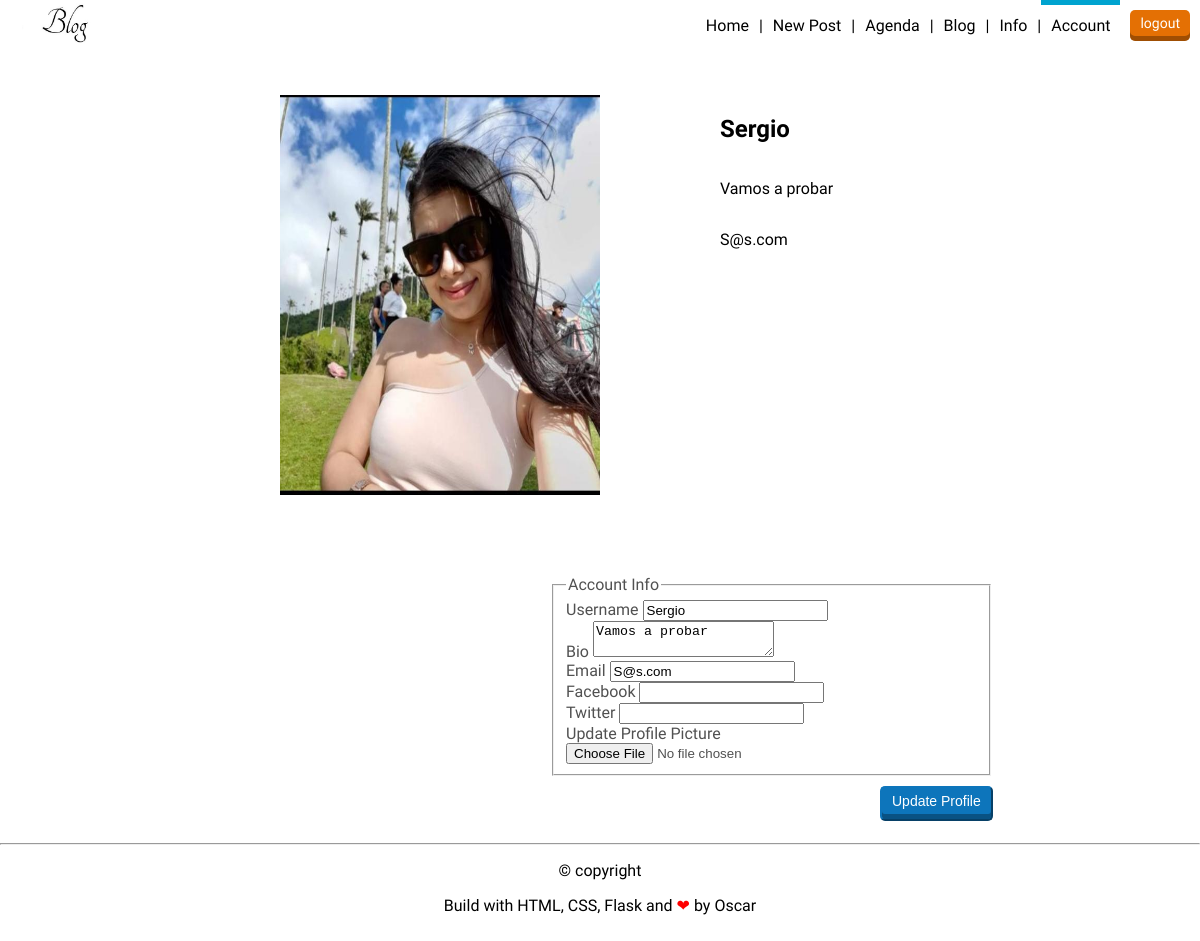
Page /account (signed in) on the committed database.
### flaskblog/models.py (models this page shows, shortened)
class User(db.Model, UserMixin):
    id = db.Column(db.Integer, primary_key=True)
    username = db.Column(db.String(20), unique=True, nullable=False)
    email = db.Column(db.String(120), unique=True, nullable=False)
    image_file = db.Column(db.String(20), nullable=False, default='default.jpg')
    bio = db.Column(db.String(500), nullable=True, default=' ')
    facebook = db.Column(db.String(120), nullable=True, default=' ')
    twitter = db.Column(db.String(120), nullable=True, default=' ')
    password = db.Column(db.String(60), nullable=True, default=' ')
    posts = db.relationship('Post', backref='author', lazy=True)

### flaskblog/routes.py (the view)
@app.route("/account", methods=['GET', 'POST'])
@login_required
def account():
    form = UpdateAccountForm()
    if form.validate_on_submit():
        if form.picture.data:
            picture_file = save_picture(form.picture.data)
            current_user.image_file = picture_file
        current_user.username = form.username.data
        current_user.email = form.email.data
        current_user.bio = form.bio.data
        current_user.facebook = form.facebook.data
        current_user.twitter = form.twitter.data
        db.session.commit()
        flash('Your account has been updated!', 'success')
        return redirect(url_for('account'))
    elif request.method == 'GET':
        form.username.data = current_user.username
        form.email.data = current_user.email
        form.bio.data = current_user.bio
        form.facebook.data = current_user.facebook
        form.twitter.data = current_user.twitter
    image_file = url_for('static', filename='profile_pics/' + current_user.image_file)
    return render_template('account.html', title='Account',
                           image_file=image_file, form=form)

### flaskblog/forms.py (shortened to what this page needs)
class UpdateAccountForm(FlaskForm):
    username = StringField('Username',
                           validators=[DataRequired(), Length(min=5, max=20)])
    bio = TextAreaField('Bio')
    email = StringField('Email',
                        validators=[DataRequired(), Email()])
    facebook = StringField('Facebook')
    twitter = StringField('Twitter')
    picture = FileField('Update Profile Picture', validators=[FileAllowed(['jpg', 'png'])])
    submit = SubmitField('Update')

### flaskblog/models.py (called while the page is built)
@login_manager.user_loader
def load_user(user_id):
    return User.query.get(int(user_id))

### flaskblog/templates/account.html (shortened to what this page needs)
{% extends "layout.html" %}
{% block content %}
<header>
    <a href="{{ url_for('home') }}">
        <img src="{{ url_for('static', filename='profile_pics/logo.jpg') }}" alt="logo" height="40">
    </a>
    <div class="header-right">
        {% if current_user.is_authenticated %}
        <nav>
            <ul>
                <li><a href="{{ url_for('home') }}">Home</a></li>
                <li><a href="{{ url_for('new_post') }}">New Post</a></li>
                <li><a href="#">Agenda</a></li>
                <li><a href="{{ url_for('home') }}">Blog</a></li>
                <li><a href="#">Info</a></li>
                <li><a class="is-active" href="{{ url_for('account') }}">Account</a></li>
            </ul>
        </nav>
            <a href="{{ url_for('logout') }}" class="button red">logout</a>
        {% endif %}
    </div>
</header>
<div class="daccount">
    <section class="dform">
        <div class="imes">
            <img class="rounded-circle account-img" src="{{ image_file }} " alt="default" width="320" height="400">
        </div>
        <div class="col5">
            <h2 class="account-heading">{{ current_user.username }}</h2>
            <p class="text-secondary">{{ current_user.bio }}</p>
            <p class="text-secondary">{{ current_user.email }}</p>
        </div>
    </section>
</div>
<div class="dinfo">
    <form method="POST" action="" enctype="multipart/form-data">
        <fieldset class="form-group">
            <legend class="border-bottom mb-4">Account Info</legend>
            <div class="form-group">
                {{ form.username.label(class="form-control-label") }}
                {% if form.username.errors %}
                    {{ form.username(class="form-control form-control-lg is-invalid") }}
                    <div class="invalid-feedback">
                        {% for error in form.username.errors %}
                            <span>{{ error }}</span>
                        {% endfor %}
                    </div>
                {% else %}
                    {{ form.username(class="form-control form-control-lg") }}
                {% endif %}
            </div>
            <div class="form-group">
                {{ form.bio.label(class="form-control-label") }}
                {% if form.bio.errors %}
                    {{ form.bio(class="form-control form-control-lg is-invalid") }}
                    <div class="invalid-feedback">
                        {% for error in form.bio.errors %}
                            <span>{{ error }}</span>
                        {% endfor %}
                    </div>
                {% else %}
                    {{ form.bio(class="form-control form-control-lg") }}
                {% endif %}
            </div>
            <div class="form-group">
                {{ form.email.label(class="form-control-label") }}
                {% if form.email.errors %}
                    {{ form.email(class="form-control form-control-lg is-invalid") }}
                    <div class="invalid-feedback">
                        {% for error in form.email.errors %}
                            <span>{{ error }}</span>
                        {% endfor %}
                    </div>
                {% else %}
                    {{ form.email(class="form-control form-control-lg") }}
                {% endif %}
            </div>
            <div class="form-group">
                {{ form.facebook.label(class="form-control-label") }}
                {% if form.facebook.errors %}
                    {{ form.facebook(class="form-control form-control-lg is-invalid") }}
                    <div class="invalid-feedback">
                        {% for error in form.facebook.errors %}
                            <span>{{ error }}</span>
                        {% endfor %}
                    </div>
                {% else %}
                    {{ form.facebook(class="form-control form-control-lg") }}
                {% endif %}
            </div>
            <div class="form-group">
                {{ form.twitter.label(class="form-control-label") }}
                {% if form.twitter.errors %}
                    {{ form.twitter(class="form-control form-control-lg is-invalid") }}
                    <div class="invalid-feedback">
                        {% for error in form.twitter.errors %}
                            <span>{{ error }}</span>
                        {% endfor %}
                    </div>
                {% else %}
                    {{ form.twitter(class="form-control form-control-lg") }}
                {% endif %}
            </div>
            <div class="form-group">
                {{ form.picture.label() }}
                {{ form.picture(class="form-control-file") }}
            </div>
        </fieldset>
        <div class="Bbutton">
            <input type="submit" value="Update Profile" class="button blue">
        </div>
    </form>
</div>
{% endblock content %}

### flaskblog/static/estilo.css (style rules this page uses)
body { font-family: 'allerta', sans-serif; margin: 0; color: #515151; }
a { color: #515151; }
header { background: white; height: 50px; padding: 0 10px; display: flex; justify-content: space-between; align-items: center; }
.header-right { height: inherit; display: flex; align-items: center; }
.header-right .button { margin-left: 10px; }
.button { background: gray; box-shadow: inset 0 -5px 0 rgba(0, 0, 0, .3); font-size: 14px; padding: 5px 10px 10px 10px; border-radius: 5px; text-decoration: none; color: white; transition: .2s; }
.button.red { background: #e47004; border-color: #e47004; }
.button.blue { background: #0d75bb; border-color: #0d75bb; }
nav { height: inherit; margin: 0; }
nav ul { margin: 0; height: inherit; }
nav ul { display: flex; }
nav li { list-style: none; color: black; height: inherit; display: flex; align-items: center; }
nav li:after { content: "|"; display: inline-block; }
nav li:last-child:after { display: none; }
nav a { color: black; text-decoration: none; height: inherit; display: flex; padding: 0 10px; align-items: center; }
nav a.is-active { box-shadow: inset 0 5px 0 #00a3cf; }
.imes { width: 500px; }
.imes, .col5 { display: flex; flex-direction: column; width: 350px; margin: 20px 10px 0px 80px; }
.daccount { display: flex; justify-content: space-between; margin: auto; position: relative; }
.dform { display: flex; width: 1000px; height: 460px; color: black; margin: 25px 0 0 200px; }
.dinfo { display: flex; width: 400px; height: 200px; margin: 30px 0 0 500px; padding: 10px 50px 40px; }
.Bbutton .button { margin: 10px 0 0 330px; }

### rows in the picture
User: username "Sergio", bio "Vamos a probar", email "S@s.com"
